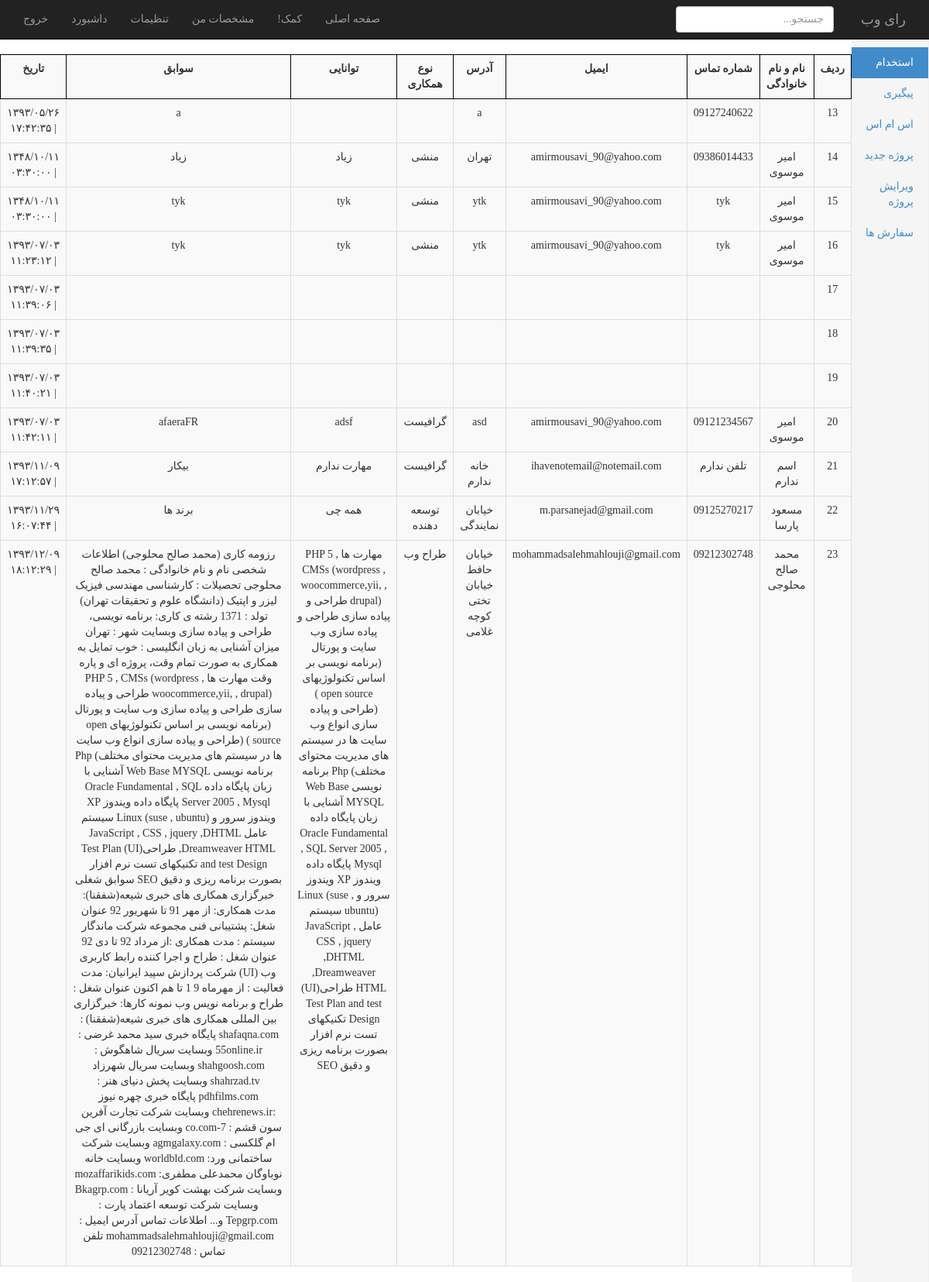
Page /admin/index.php?page=home (signed in) on the committed database.
### tables this page shows
CREATE TABLE IF NOT EXISTS `hire` (
`id` int(11) NOT NULL,
  `full_name` varchar(250) NOT NULL,
  `mobile` varchar(250) NOT NULL,
  `email` varchar(250) NOT NULL,
  `address` text NOT NULL,
  `category` varchar(250) NOT NULL,
  `ability` text NOT NULL,
  `resume` text NOT NULL,
  `register_date` bigint(20) NOT NULL
);

### admin/core/jdf.php (called while the page is built, shortened)
<?php
function jdate($format,$timestamp='',$none='',$time_zone='Asia/Tehran',$tr_num='fa'){
 $T_sec=0;
 $ts=$T_sec+(($timestamp=='' or $timestamp=='now')?time():tr_num($timestamp));
 $date=explode('_',date('H_i_j_n_O_P_s_w_Y',$ts));
 list($j_y,$j_m,$j_d)=gregorian_to_jalali($date[8],$date[3],$date[2]);
 $sl=strlen($format);
 $out='';
 for($i=0; $i<$sl; $i++){
  $sub=substr($format,$i,1);
  switch($sub){
	case'd':
	$out.=($j_d<10)?'0'.$j_d:$j_d;
	break;
	case'H':
	$out.=$date[0];
	break;
	case'i':
	$out.=$date[1];
	break;
	case'm':
	$out.=($j_m>9)?$j_m:'0'.$j_m;
	break;
	case's':
	$out.=$date[6];
	break;
	case'Y':
	$out.=$j_y;
	break;
	default:$out.=$sub;
  }
 }
 return($tr_num!='en')?tr_num($out,'fa','.'):$out;
}
function tr_num($str,$mod='en',$mf='٫'){
 $num_a=array('0','1','2','3','4','5','6','7','8','9','.');
 $key_a=array('۰','۱','۲','۳','۴','۵','۶','۷','۸','۹',$mf);
 return($mod=='fa')?str_replace($num_a,$key_a,$str):str_replace($key_a,$num_a,$str);
}
function gregorian_to_jalali($g_y,$g_m,$g_d,$mod=''){
	$g_y=tr_num($g_y); $g_m=tr_num($g_m); $g_d=tr_num($g_d);
 $d_4=$g_y%4;
 $g_a=array(0,0,31,59,90,120,151,181,212,243,273,304,334);
 $doy_g=$g_a[(int)$g_m]+$g_d;
 $d_33=(int)((($g_y-16)%132)*.0305);
 $a=($d_33==3 or $d_33<($d_4-1) or $d_4==0)?286:287;
 $b=(($d_33==1 or $d_33==2) and ($d_33==$d_4 or $d_4==1))?78:(($d_33==3 and $d_4==0)?80:79);
 if($doy_g>$b){
  $jy=$g_y-621; $doy_j=$doy_g-$b;
 }else{
  $jy=$g_y-622; $doy_j=$doy_g+$a;
 }
 if($doy_j<187){
  $jm=(int)(($doy_j-1)/31); $jd=$doy_j-(31*$jm++);
 }else{
  $jm=(int)(($doy_j-187)/30); $jd=$doy_j-186-($jm*30); $jm+=7;
 }
 return($mod=='')?array($jy,$jm,$jd):$jy.$mod.$jm.$mod.$jd;
}

### admin/include/home.php (the view, shortened to what this page needs)
<?php require_once('core/core.php');
?>
<table style="border:solid 1px #000; margin:auto;" dir="rtl" border="1" class="table table-striped table-hover table-bordered">
	<tr>
        <th>ردیف</th>
        <th>نام و نام خانوادگی</th>
        <th>شماره تماس</th>
        <th>ایمیل</th>
        <th>آدرس</th>
        <th>نوع همکاری</th>
        <th>توانایی</th>
        <th>سوابق</th>
        <th>تاریخ</th>
     </tr>
	<?php
		$show_query = "SELECT * FROM hire";
		$show_result = mysqli_query($connection,$show_query);
			while ($show_row = $show_result->fetch_assoc()) {
			$datefa = jdate("Y/m/d | H:i:s",$show_row['register_date']);
      		echo "
			<form method='post' role='form'>
			<tr>
				<td>$show_row[id]</td>
				<td>$show_row[full_name]</td>
				<td>$show_row[mobile]</td>
				<td>$show_row[email]</td>
				<td>$show_row[address]</td>
				<td>$show_row[category]</td>
				<td>$show_row[ability]</td>
				<td>$show_row[resume]</td>
				<td>$datefa</td>
			</tr>
			</form>
			" ;
   		}
	?>
</table>

### admin/css/dashboard.css (style rules this page uses)
body { padding-top: 50px; direction:rtl; font-family:BYekan,tahoma; }
td { text-align:center; }
th { text-align:center; border: 1px solid #000 !important; }

### rows in the picture
hire: id "13", mobile "09127240622", address "a", resume "a", register_date "۱۳۹۳/۰۵/۲۶ | ۱۷:۴۲:۳۵"
hire: id "14", full_name "امیر موسوی", mobile "09386014433", email "amirmousavi_90@yahoo.com", address "تهران", category "منشی", ability "زیاد", resume "زیاد", register_date "۱۳۴۸/۱۰/۱۱ | ۰۳:۳۰:۰۰"
hire: id "15", full_name "امیر موسوی", mobile "tyk", email "amirmousavi_90@yahoo.com", address "ytk", category "منشی", ability "tyk", resume "tyk", register_date "۱۳۴۸/۱۰/۱۱ | ۰۳:۳۰:۰۰"
hire: id "16", full_name "امیر موسوی", mobile "tyk", email "amirmousavi_90@yahoo.com", address "ytk", category "منشی", ability "tyk", resume "tyk", register_date "۱۳۹۳/۰۷/۰۳ | ۱۱:۲۳:۱۲"
hire: id "17", register_date "۱۳۹۳/۰۷/۰۳ | ۱۱:۳۹:۰۶"
hire: id "18", register_date "۱۳۹۳/۰۷/۰۳ | ۱۱:۳۹:۳۵"
hire: id "19", register_date "۱۳۹۳/۰۷/۰۳ | ۱۱:۴۰:۲۱"
hire: id "20", full_name "امیر موسوی", mobile "09121234567", email "amirmousavi_90@yahoo.com", address "asd", category "گرافیست", ability "adsf", resume "afaeraFR", register_date "۱۳۹۳/۰۷/۰۳ | ۱۱:۴۲:۱۱"
hire: id "21", full_name "اسم ندارم", mobile "تلفن ندارم", email "ihavenotemail@notemail.com", address "خانه ندارم", category "گرافیست", ability "مهارت ندارم", resume "بیکار", register_date "۱۳۹۳/۱۱/۰۹ | ۱۷:۱۲:۵۷"
hire: id "22", full_name "مسعود پارسا", mobile "09125270217", email "m.parsanejad@gmail.com", address "خیابان نمایندگی", category "توسعه دهنده", ability "همه چی", resume "برند ها", register_date "۱۳۹۳/۱۱/۲۹ | ۱۶:۰۷:۴۴"
hire: id "23", full_name "محمد صالح محلوجی", mobile "09212302748", email "mohammadsalehmahlouji@gmail.com", address "خیابان حافط خیابان تختی کوچه غلامی", category "طراح وب", ability "مهارت ها PHP 5 , CMSs (wordpress , woocommerce,yii, , drupal) طراحی و پیاده سازی طراحی و پیاده سازی وب سایت و پورتال (برنامه نویسی بر اساس تکنولوژیهای open source ) (طراحی و پیاده سازی انواع وب سایت ها در سیستم های مدیریت محتوای مختلف) Php برنامه نویسی Web Base MYSQL آشنایی با زبان پایگاه داده Oracle Fundamental , SQL Server 2005 , Mysql پایگاه داده ویندوز XP ویندوز سرور و Linux (suse , ubuntu) سیستم عامل JavaScript , CSS , jquery ,DHTML ,Dreamweaver HTML طراحی(UI) Test Plan and test Design تکنیکهای تست نرم افزار بصورت برنامه ریزی و دقیق SEO", resume "رزومه کاری (محمد صالح محلوجی) اطلاعات شخصی نام و نام خانوادگی : محمد صالح محلوجی تحصیلات : کارشناسی مهندسی فیزیک لیزر و اپتیک (دانشگاه علوم و تحقیقات تهران) تولد : 1371 رشته ی کاری: برنامه نویسی، طراحی و پیاده سازی وبسایت شهر : تهران میزان آشنایی به زبان انگلیسی : خوب تمایل به همکاری به صورت تمام وقت، پروژه ای و پاره وقت مهارت ها PHP 5 , CMSs (wordpress , woocommerce,yii, , drupal) طراحی و پیاده سازی طراحی و پیاده سازی وب سایت و پورتال (برنامه نویسی بر اساس تکنولوژیهای open source ) (طراحی و پیاده سازی انواع وب سایت ها در سیستم های مدیریت محتوای مختلف) Php برنامه نویسی Web Base MYSQL آشنایی با زبان پایگاه داده Oracle Fundamental , SQL Server 2005 , Mysql پایگاه داده ویندوز XP ویندوز سرور و…", register_date "۱۳۹۳/۱۲/۰۹ | ۱۸:۱۲:۲۹"
